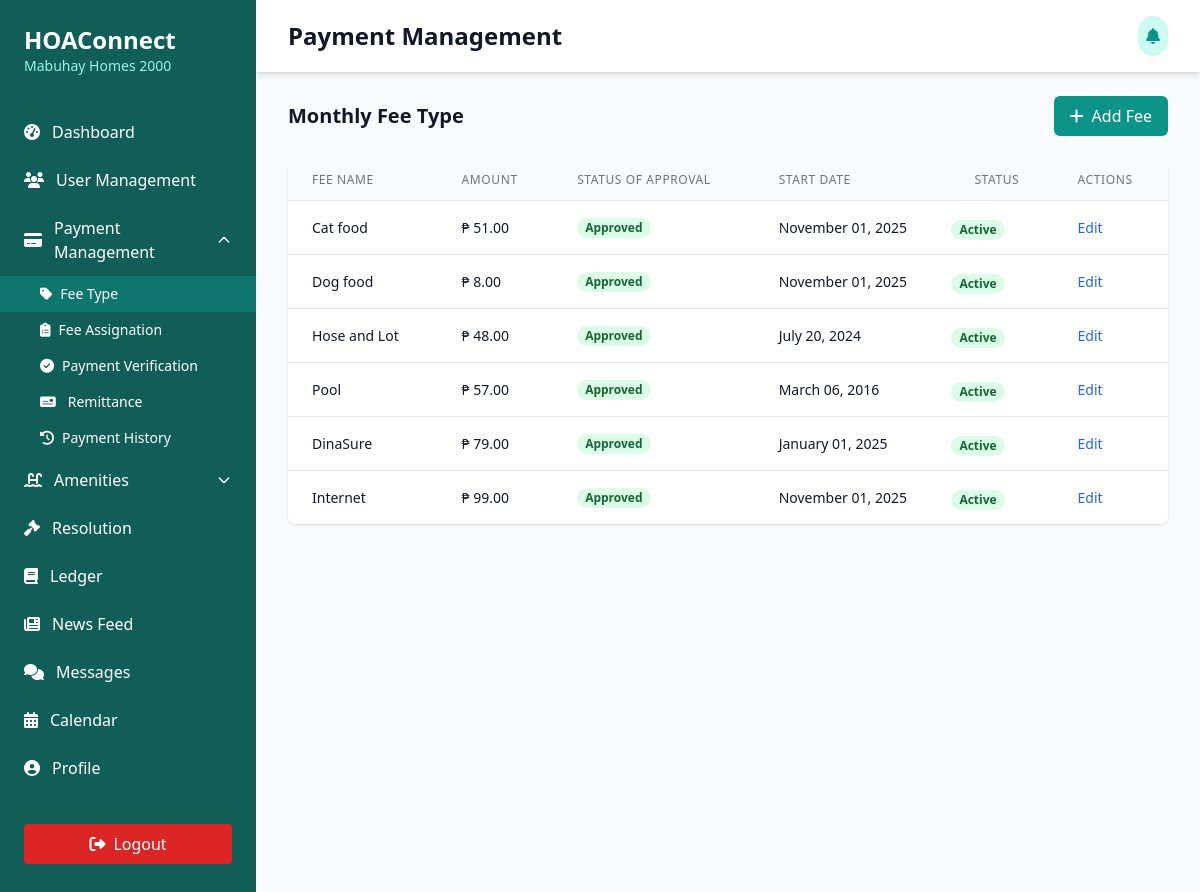
The app's page /Users/admin/fee-types.php with its own data.
### tables this page shows
CREATE TABLE `fee_type` (
  `id` int(11) NOT NULL,
  `fee_type_id` int(11) NOT NULL,
  `user_id` int(11) NOT NULL,
  `fee_name` varchar(50) NOT NULL,
  `description` varchar(255) NOT NULL,
  `amount` int(11) NOT NULL,
  `cadence` int(11) NOT NULL,
  `start_date` date NOT NULL,
  `is_active` int(11) NOT NULL,
  `remarks` varchar(255) DEFAULT NULL,
  `approved` int(11) DEFAULT NULL,
  `datetime_created` datetime NOT NULL,
  `datetime_updated` datetime NOT NULL
);

### Users/admin/fee-types.php (the view, shortened to what this page needs)
<?php
include('../../connection/connection.php');
?>
<!DOCTYPE html>
<html lang="en">
<head>
  <script src="https://cdn.tailwindcss.com"></script>
  <link rel="stylesheet" href="https://cdnjs.cloudflare.com/ajax/libs/font-awesome/6.4.0/css/all.min.css" />
</head>
<body class="bg-gray-50">
  <div class="min-h-screen flex">
    <div class="bg-teal-800 text-white w-64 py-6 flex flex-col">
      <div class="px-6 mb-8">
        <h1 class="text-2xl font-bold">HOAConnect</h1>
        <p class="text-sm text-teal-200">Mabuhay Homes 2000</p>
      </div>
      <nav class="flex-1">
        <a href="admin-dashboard.php" class="flex items-center px-6 py-3 hover:bg-teal-700">
          <i class="fas fa-tachometer-alt mr-3"></i>
          <span>Dashboard</span>
        </a>
        <a href="admin-accounts.php" class="flex items-center px-6 py-3 hover:bg-teal-700">
          <i class="fas fa-users mr-3"></i>
          <span>User Management</span>
        </a>
        <div x-data="{ open: true }">
          <button @click="open = !open" :aria-expanded="open" class="flex items-center w-full px-6 py-3 hover:bg-teal-600 focus:outline-none">
            <i class="fas fa-credit-card mr-3"></i>
            <span class="flex-1 text-left">Payment Management</span>
            <svg :class="{ 'rotate-180': open }" class="w-4 h-4 transition-transform duration-200" fill="none" stroke="currentColor" viewBox="0 0 24 24">
              <path stroke-linecap="round" stroke-linejoin="round" stroke-width="2" d="M19 9l-7 7-7-7" />
            </svg>
          </button>
          <div x-show="open" x-cloak class="bg-teal-800 text-sm">
            <a href="fee-types.php" class="flex items-center px-10 py-2 bg-teal-700">
              <i class="fas fa-tag mr-2" title="Fee Type"></i>
              Fee Type
            </a>
            <a href="fee-assignation.php" class="flex items-center px-10 py-2 hover:bg-teal-600">
              <i class="fas fa-clipboard-list mr-2" title="Fee Assignation"></i>
              Fee Assignation
            </a>
            <a href="payment-verification.php" class="flex items-center px-10 py-2 hover:bg-teal-600">
              <i class="fas fa-check-circle mr-2" title="Payment Verification"></i>
              Payment Verification
            </a>
            <a href="admin-remittance.php" class="flex items-center px-10 py-2 hover:bg-teal-600">
              <i class="fas fa-money-check mr-3"></i>
              Remittance
            </a>
            <a href="payment-history.php" class="flex items-center px-10 py-2 hover:bg-teal-600">
              <i class="fas fa-history mr-2" title="Payment History"></i>
              Payment History
            </a>
          </div>
        </div>
<div x-data="{ open: false }">
  <button @click="open = !open" :aria-expanded="open" class="flex items-center w-full px-6 py-3 hover:bg-teal-600 focus:outline-none">
    <i class="fas fa-swimming-pool mr-3"></i>
    <span class="flex-1 text-left">Amenities</span>
    <svg :class="{ 'rotate-180': open }" class="w-4 h-4 transition-transform duration-200" fill="none" stroke="currentColor" viewBox="0 0 24 24">
      <path stroke-linecap="round" stroke-linejoin="round" stroke-width="2" d="M19 9l-7 7-7-7" />
    </svg>
  </button>
</div>
<a href="admin-hoaprojects.php" class="flex items-center px-6 py-3 hover:bg-teal-700">
  <i class="fas fa-gavel mr-3"></i>
        <span>Resolution</span>
</a>
<a href="admin-ledger.php" class="flex items-center px-6 py-3 hover:bg-teal-600">
  <i class="fas fa-book mr-3"></i>
  <span>Ledger</span>
</a>
<a href="admin-newsfeed.php" class="flex items-center px-6 py-3 hover:bg-teal-700">
  <i class="fas fa-newspaper mr-3"></i>
<span>News Feed</span>
</a>
        <a href="admin-messages.php" class="flex items-center px-6 py-3 hover:bg-teal-700">
          <i class="fas fa-comments mr-3"></i>
          <span>Messages</span>
        </a>
        <a href="admin-calendar.php" class="flex items-center px-6 py-3 hover:bg-teal-700">
          <i class="fas fa-calendar-alt mr-3"></i>
          <span>Calendar</span>
        </a>
        <a href="admin-profile.php" class="flex items-center px-6 py-3 hover:bg-teal-700">
          <i class="fas fa-user-circle mr-3"></i>
          <span>Profile</span>
        </a>
      </nav>
      <div class="px-6 py-4 mt-auto">
        <button class="mt-4 w-full bg-red-600 hover:bg-red-700 text-white py-2 px-4 rounded flex items-center justify-center">
          <i class="fas fa-sign-out-alt mr-2"></i> Logout
        </button>
      </div>
    </div>
    <div class="flex-1 overflow-x-hidden overflow-y-auto">
      <header class="bg-white shadow-md">
        <div class="max-w-7xl mx-auto py-4 px-4 sm:px-6 lg:px-8 flex justify-between items-center">
            <h1 class="text-2xl font-bold text-gray-900">Payment Management</h1>
            <div class="flex items-center space-x-2">
              <button class="bg-teal-100 p-2 rounded-full text-teal-600 hover:bg-teal-200">
                <i class="fas fa-bell"></i>
              </button>
            </div>
          </div>
    </header>
      <main class="max-w-7xl mx-auto py-6 px-4 sm:px-6 lg:px-8">
        <div id="monthly-fee-type" class="mb-8">
          <div class="flex justify-between items-center mb-6">
            <h2 class="text-xl font-semibold text-gray-900">Monthly Fee Type</h2>
            <button onclick="openAddFeeModal()"
              class="bg-teal-600 hover:bg-teal-700 text-white py-2 px-4 rounded-md flex items-center">
              <i class="fas fa-plus mr-2"></i> Add Fee
            </button>
          </div>
          <div class="bg-white shadow rounded-lg overflow-hidden">
            <div class="overflow-x-auto">
              <table class="min-w-full divide-y divide-gray-200">
                <thead class="bg-gray-50">
                  <tr>
                    <th scope="col" class="px-6 py-3 text-left text-xs font-medium text-gray-500 uppercase tracking-wider">
                      Fee Name
                    </th>
                    <th scope="col" class="px-6 py-3 text-left text-xs font-medium text-gray-500 uppercase tracking-wider">
                      Amount
                    </th>
                    <th scope="col" class="px-6 py-3 text-left text-xs font-medium text-gray-500 uppercase tracking-wider">
                      Status of Approval
                    </th>
                    <th scope="col" class="px-6 py-3 text-left text-xs font-medium text-gray-500 uppercase tracking-wider">
                      Start Date
                    </th>
                    <th scope="col" class="px-6 py-3 text-left text-xs font-medium text-gray-500 uppercase tracking-wider">
                      Status
                    </th>
                    <th scope="col" class="px-6 py-3 text-left text-xs font-medium text-gray-500 uppercase tracking-wider">
                      Actions
                    </th>
                  </tr>
                </thead>
                <tbody class="bg-white divide-y divide-gray-200">
                 <?php
                  $sql_fee_type = "SELECT * FROM fee_type";
                  $run_sql_fee_type = mysqli_query($conn, $sql_fee_type);
                  if(mysqli_num_rows($run_sql_fee_type) > 0){
                    while($row_fee_type = mysqli_fetch_assoc($run_sql_fee_type)){
                      ?>
                      <tr>
                        <td class="px-6 py-4 whitespace-nowrap text-sm text-gray-900">
                          <?php echo $row_fee_type['fee_name']; ?>
                        </td>
                        <td class="px-6 py-4 whitespace-nowrap text-sm text-gray-900">
                          ₱ <?php echo number_format($row_fee_type['amount'], 2); ?>
                        </td>
                        <td class="px-6 py-4 whitespace-nowrap text-sm text-gray-900">
                          <?php
                            if($row_fee_type['approved'] == 1){
                              echo '<span class="px-2 inline-flex text-xs leading-5 font-semibold rounded-full bg-green-100 text-green-800">Approved</span>';
                            } elseif($row_fee_type['approved'] == 2){
                              echo '<span class="px-2 inline-flex text-xs leading-5 font-semibold rounded-full bg-red-100 text-red-800">Rejected</span>';
                            } elseif($row_fee_type['approved'] == 3){
                              echo '<span class="px-2 inline-flex text-xs leading-5 font-semibold rounded-full bg-yellow-100 text-yellow-800">Pending</span>';
                            } else {
                              echo '<span class="px-2 inline-flex text-xs leading-5 font-semibold rounded-full bg-gray-100 text-gray-800">Unknown</span>';
                            }
                          ?>
                        </td>
                        <td class="px-6 py-4 whitespace-nowrap text-sm text-gray-900">
                          <?php echo date('F d, Y', strtotime($row_fee_type['start_date'])); ?>
                        </td>
                        <td>
                          <?php
                            if($row_fee_type['is_active'] == 1){
                              echo '<span class="px-2 inline-flex text-xs leading-5 font-semibold rounded-full bg-green-100 text-green-800">Active</span>';
                            } else {
                              echo '<span class="px-2 inline-flex text-xs leading-5 font-semibold rounded-full bg-red-100 text-red-800">Inactive</span>';
                            }
                          ?>
                        </td>
                        <td class="px-6 py-4 whitespace-nowrap text-sm font-medium">
                          <?php
                            if($row_fee_type['approved'] == 3){
                              ?>
                              <a href="edit-fee-type.php?fee_type_id=<?php echo $row_fee_type['fee_type_id']; ?>" class="text-blue-600 hover:text-blue-800 mr-4">Edit</a>
                              <?php
                            }elseif($row_fee_type['approved'] == 2){
                              ?>
                              <a href="reapprove-fee-type.php?fee_type_id=<?php echo $row_fee_type['fee_type_id']; ?>" class="text-blue-600 hover:text-blue-800 mr-4">Edit</a>
                              <?php
                            }else{
                              ?>
                              <a href="approve-fee-type.php?fee_type_id=<?php echo $row_fee_type['fee_type_id']; ?>" class="text-blue-600 hover:text-blue-800 mr-4">Edit</a>
                              <?php
                            }
                          ?>
                        </td>
                      </tr>
                      <?php
                    }
                  }
                  ?>
                </tbody>
              </table>
            </div>
          </div>
        </div>
      </main>
    </div>
  </div>
</body>
</html>

### records on screen
fee_type: fee_name "Cat food", amount "51.00", approved "Approved", start_date "November 01, 2025", is_active "Active"
fee_type: fee_name "Dog food", amount "8.00", approved "Approved", start_date "November 01, 2025", is_active "Active"
fee_type: fee_name "Hose and Lot", amount "48.00", approved "Approved", start_date "July 20, 2024", is_active "Active"
fee_type: fee_name "Pool", amount "57.00", approved "Approved", start_date "March 06, 2016", is_active "Active"
fee_type: fee_name "DinaSure", amount "79.00", approved "Approved", start_date "January 01, 2025", is_active "Active"
fee_type: fee_name "Internet", amount "99.00", approved "Approved", start_date "November 01, 2025", is_active "Active"
